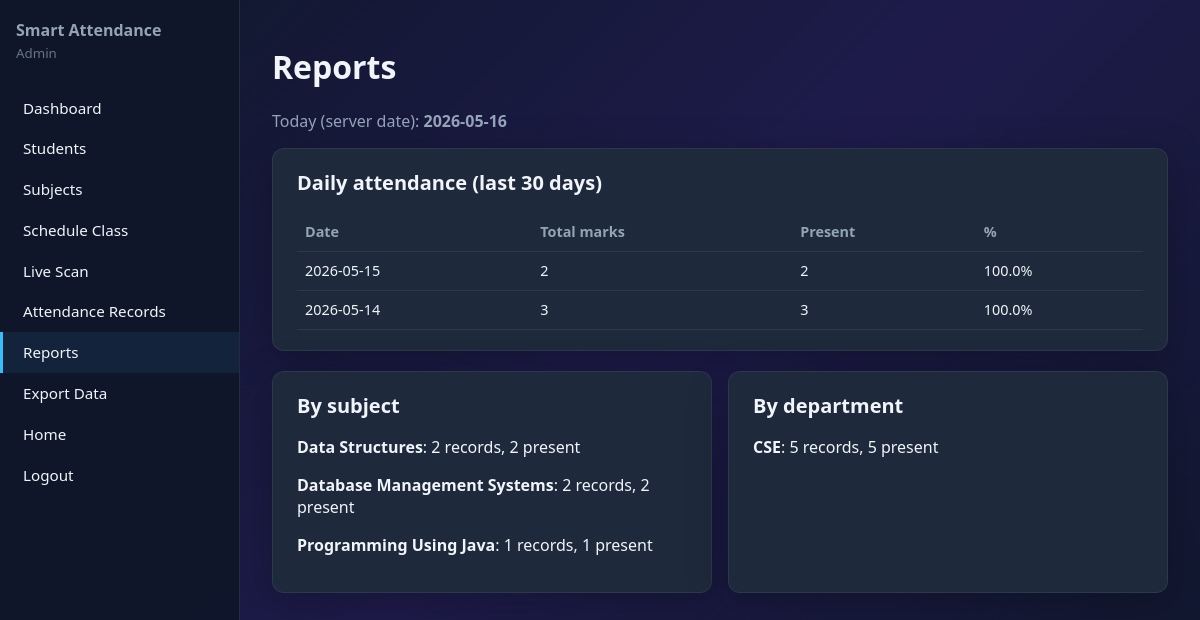
Page /admin/reports (signed in) on the committed database.
### tables this page shows
CREATE TABLE subjects (
            id INTEGER PRIMARY KEY AUTOINCREMENT,
            subject_code TEXT NOT NULL,
            subject_name TEXT NOT NULL
        );

### routes/admin.py (the view)
@admin_bp.route("/reports")
@admin_required
def reports():
    conn = get_db()
    today = datetime.now().strftime("%Y-%m-%d")
    daily = conn.execute(
        """
        SELECT substr(a.attendance_time,1,10) AS d,
               COUNT(*) AS total,
               SUM(CASE WHEN a.status='Present' THEN 1 ELSE 0 END) AS present_cnt
        FROM attendance a
        GROUP BY substr(a.attendance_time,1,10)
        ORDER BY d DESC
        LIMIT 30
        """
    ).fetchall()
    by_subject = conn.execute(
        """
        SELECT s.subject_name,
               COUNT(a.id) AS total,
               SUM(CASE WHEN a.status='Present' THEN 1 ELSE 0 END) AS present_cnt
        FROM subjects s
        LEFT JOIN attendance a ON a.subject_id = s.id
        GROUP BY s.id
        ORDER BY s.subject_name
        """
    ).fetchall()
    by_dept = conn.execute(
        """
        SELECT st.department,
               COUNT(a.id) AS total,
               SUM(CASE WHEN a.status='Present' THEN 1 ELSE 0 END) AS present_cnt
        FROM students st
        LEFT JOIN attendance a ON a.student_id = st.id
        GROUP BY st.department
        """
    ).fetchall()
    conn.close()
    return render_template(
        "admin/reports.html",
        daily=daily,
        by_subject=by_subject,
        by_dept=by_dept,
        today=today,
    )

### models/db.py (called while the page is built)
def get_db():
    conn = sqlite3.connect(Config.DATABASE_PATH)
    conn.row_factory = sqlite3.Row
    conn.execute("PRAGMA foreign_keys = ON")
    return conn

### routes/auth.py (called while the page is built)
def admin_required(f):
    @wraps(f)
    def decorated(*args, **kwargs):
        if not session.get("admin_id"):
            return redirect(url_for("auth.admin_login"))
        return f(*args, **kwargs)
    return decorated

### templates/admin/reports.html (shortened to what this page needs)
{% extends "base_admin.html" %}
{% block content %}
<h1>Reports</h1>
<p style="color:#94a3b8">Today (server date): <strong>{{ today }}</strong></p>
<div class="card">
  <h2>Daily attendance (last 30 days)</h2>
  <table>
    <thead><tr><th>Date</th><th>Total marks</th><th>Present</th><th>%</th></tr></thead>
    <tbody>
      {% for d in daily %}
      <tr>
        <td>{{ d.d }}</td>
        <td>{{ d.total }}</td>
        <td>{{ d.present_cnt }}</td>
        <td>{% if d.total %}{{ (100 * d.present_cnt / d.total)|round(1) }}{% else %}0{% endif %}%</td>
      </tr>
      {% else %}
      <tr><td colspan="4">No attendance yet.</td></tr>
      {% endfor %}
    </tbody>
  </table>
</div>
<div class="grid cols-2">
  <div class="card">
    <h2>By subject</h2>
    {% for r in by_subject %}
    <p><strong>{{ r.subject_name }}</strong>: {{ r.total }} records, {{ r.present_cnt }} present</p>
    {% else %}
    <p>No data.</p>
    {% endfor %}
  </div>
  <div class="card">
    <h2>By department</h2>
    {% for r in by_dept %}
    <p><strong>{{ r.department }}</strong>: {{ r.total }} records, {{ r.present_cnt }} present</p>
    {% else %}
    <p>No data.</p>
    {% endfor %}
  </div>
</div>
{% endblock %}

### static/css/style.css (style rules this page uses)
:root { --bg: #0f172a; --panel: #1e293b; --accent: #38bdf8; --accent-2: #818cf8; --text: #f1f5f9; --muted: #94a3b8; --success: #4ade80; --warn: #fbbf24; --danger: #f87171; --radius: 12px; --font: "Segoe UI", system-ui, sans-serif; }
* { box-sizing: border-box; }
body { margin: 0; font-family: var(--font); background: linear-gradient(135deg, #0f172a 0%, #1e1b4b 50%, #0f172a 100%); color: var(--text); min-height: 100vh; }
.card { background: var(--panel); border-radius: var(--radius); padding: 1.25rem 1.5rem; margin-bottom: 1.25rem; border: 1px solid rgba(148, 163, 184, 0.12); box-shadow: 0 10px 40px rgba(0, 0, 0, 0.25); }
.card h2 { margin-top: 0; font-size: 1.25rem; }
.grid { display: grid; gap: 1rem; }
@media (min-width: 768px) { .grid.cols-2 { grid-template-columns: repeat(2, 1fr); } }
table { width: 100%; border-collapse: collapse; font-size: 0.9rem; }
th, td { padding: 0.6rem 0.5rem; text-align: left; border-bottom: 1px solid rgba(148, 163, 184, 0.12); }
th { color: var(--muted); font-weight: 600; }

### rows in the picture
subjects: subject_name "Data Structures", total "2", present_cnt "2"
subjects: subject_name "Database Management Systems", total "2", present_cnt "2"
subjects: subject_name "Programming Using Java", total "1", present_cnt "1"

### other values in the picture
{{ d.d }} "2026-05-15" "2026-05-14"
{{ d.total }} "2" "3"
{{ d.present_cnt }} "2" "3"
{{ (100 * d.present_cnt / d.total)|round(1) }} "100.0" "100.0"
{{ r.department }} "CSE"
{{ r.total }} "5"
{{ r.present_cnt }} "5"
